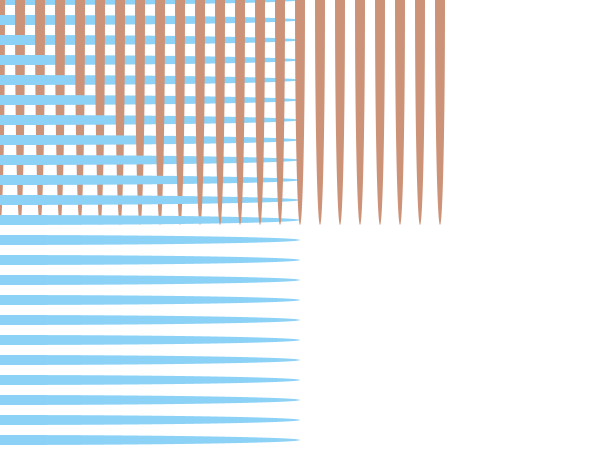
Frame 1 (no input)
Frame 60 (the mouse pressed at the canvas centre just before this capture): identical to frame 1, image omitted
Frame 120 (the mouse held since frame 60 and released just before this capture): identical to frame 1, image omitted

The Processing sketch that drew this single still picture (run headless with seeded random() and noise(); from frame 60 on, the mouse is pressed at the canvas centre):

// Processing sketch: processing_161600
// ── processing_161600.pde

void setup() {
  size(600,450);
}

void draw() {
  background(255);
  noStroke();
  for (int i = 0; i < height; i += 20) {
    fill(140, 210, 247);
    ellipse (0, i, width, 10);
    fill(204, 147, 120);
    ellipse (i, 0, 10, height);
  }
}
